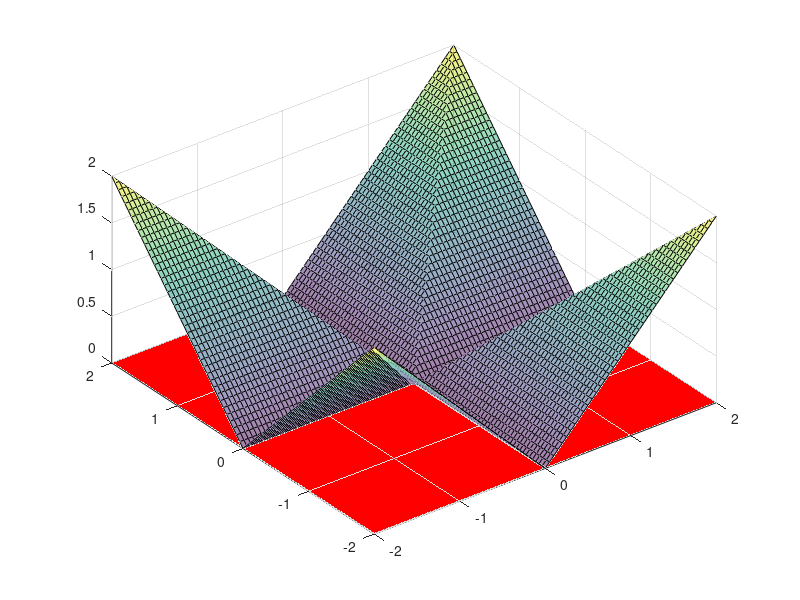

MATLAB code for this plot:
clear;
clc;
format;

[x, y] = meshgrid((-2.0):0.05:2.0, (-2.0):0.05:2.0); 

z = zeros(size(x));

z_plane = z;

for i = 1:size(x,1)
    for j = 1:size(x,2)
        z(i,j) = min(abs(x(i,j)), abs(y(i,j)));
    end 
end

surf(x,y,z,'FaceAlpha',0.5);
hold on;
surf(x,y,z_plane,'FaceColor',[1 0 0],'EdgeColor','none');
scatter3(0, 0, 0, 'MarkerEdgeColor', [1 0.5 1], 'MarkerFaceColor', [1 0.5 1]);
line([-2.0, 2.0], [0.0, 0.0], [0.0, 0.0], 'Color', [0.9 0.9 0.9], 'LineWidth', 2);
line([0.0, 0.0], [-2.0, 2.0], [0.0, 0.0], 'Color', [0.9 0.9 0.9], 'LineWidth', 2);

daspect([1 1 1]);

